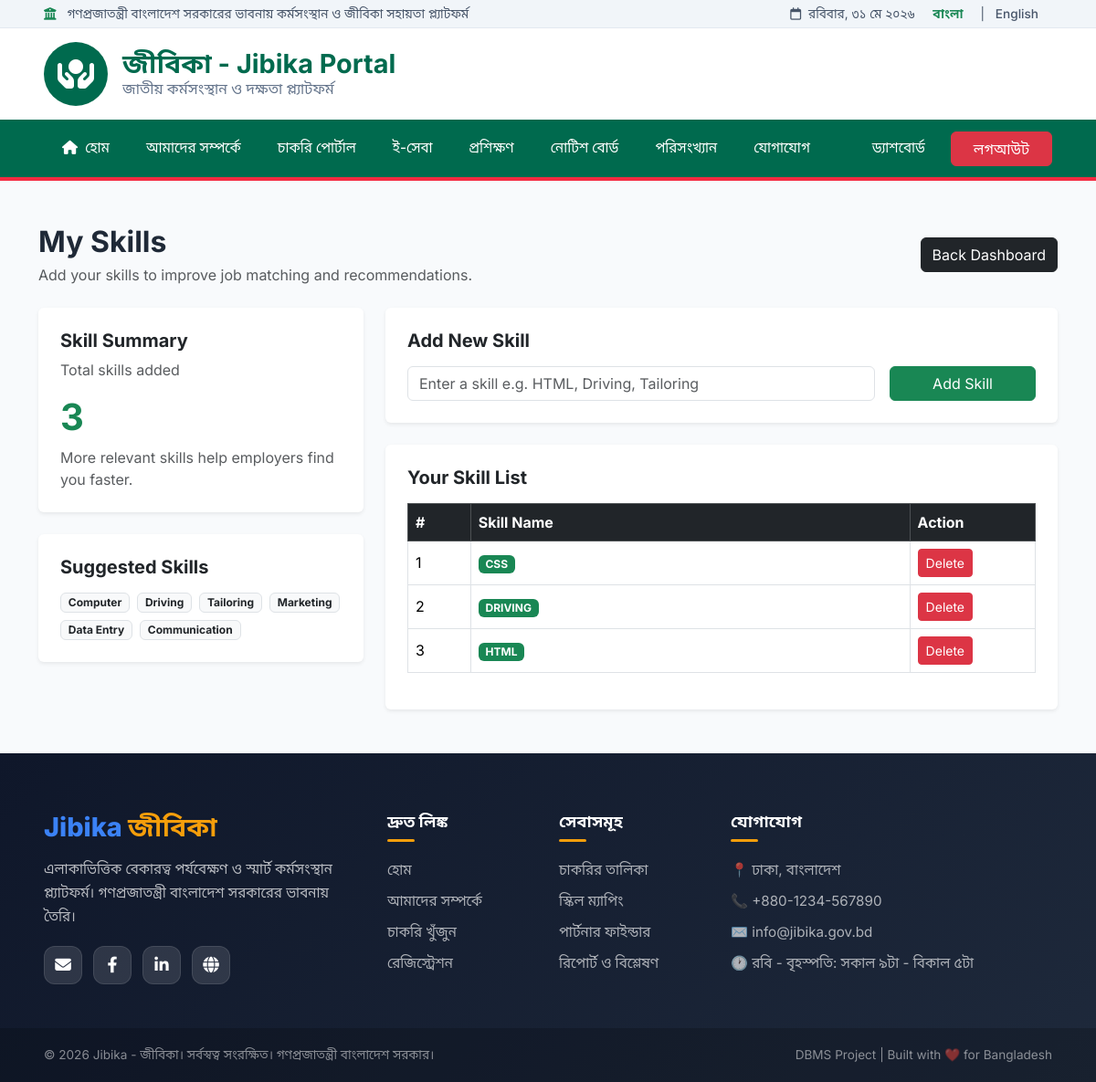
The app's page /main/jobseeker/skills.php (signed in) with its own data.
### tables this page shows
CREATE TABLE `skills` (
  `skill_id` int(11) NOT NULL AUTO_INCREMENT,
  `user_id` int(11) DEFAULT NULL,
  `skill_name` varchar(100) DEFAULT NULL,
  `created_at` timestamp NOT NULL DEFAULT current_timestamp(),
  PRIMARY KEY (`skill_id`),
  KEY `user_id` (`user_id`),
  CONSTRAINT `skills_ibfk_1` FOREIGN KEY (`user_id`) REFERENCES `users` (`user_id`) ON DELETE CASCADE
);

### main/jobseeker/skills.php (the view, shortened to what this page needs)
<?php
include('../assets/config/db.php');
$user_id = $_SESSION['user_id'];
$result = $conn->query("SELECT * FROM skills WHERE user_id='$user_id' ORDER BY skill_id DESC");
$total_skills = ($result) ? $result->num_rows : 0;
?>
<?php include('../includes/header.php'); ?>
<?php include('../includes/navbar.php'); ?>
<div class="container py-5">
    <div class="d-flex justify-content-between align-items-center mb-4 flex-wrap gap-2">
        <div>
            <h2 class="fw-bold mb-1">My Skills</h2>
            <p class="text-muted mb-0">
                Add your skills to improve job matching and recommendations.
            </p>
        </div>
        <a href="dashboard.php" class="btn btn-dark">
            Back Dashboard
        </a>
    </div>
    <div class="row g-4">
        <div class="col-lg-4">
            <div class="card border-0 shadow-sm p-4 mb-4">
                <h5 class="fw-bold mb-2">Skill Summary</h5>
                <p class="text-muted mb-3">Total skills added</p>
                <h1 class="fw-bold text-success">
                    <?php echo $total_skills; ?>
                </h1>
                <p class="mb-0 text-muted">
                    More relevant skills help employers find you faster.
                </p>
            </div>
            <div class="card border-0 shadow-sm p-4">
                <h5 class="fw-bold mb-3">Suggested Skills</h5>
                <div class="d-flex flex-wrap gap-2">
                    <span class="badge bg-light text-dark border">Computer</span>
                    <span class="badge bg-light text-dark border">Driving</span>
                    <span class="badge bg-light text-dark border">Tailoring</span>
                    <span class="badge bg-light text-dark border">Marketing</span>
                    <span class="badge bg-light text-dark border">Data Entry</span>
                    <span class="badge bg-light text-dark border">Communication</span>
                </div>
            </div>
        </div>
        <div class="col-lg-8">
            <div class="card border-0 shadow-sm p-4 mb-4">
                <h5 class="fw-bold mb-3">Add New Skill</h5>
                <form method="POST">
                    <div class="row g-3">
                        <div class="col-md-9">
                            <input
                                type="text"
                                name="skill_name"
                                class="form-control"
                                placeholder="Enter a skill e.g. HTML, Driving, Tailoring"
                                required
                            >
                        </div>
                        <div class="col-md-3 d-grid">
                            <button type="submit" name="add_skill" class="btn btn-success">
                                Add Skill
                            </button>
                        </div>
                    </div>
                </form>
            </div>
            <div class="card border-0 shadow-sm p-4">
                <h5 class="fw-bold mb-3">Your Skill List</h5>
                <?php if ($result && $result->num_rows > 0): ?>
                    <div class="table-responsive">
                        <table class="table table-bordered table-hover align-middle">
                            <thead class="table-dark">
                                <tr>
                                    <th style="width: 10%;">#</th>
                                    <th>Skill Name</th>
                                    <th style="width: 20%;">Action</th>
                                </tr>
                            </thead>
                            <tbody>
                                <?php $serial = 1; ?>
                                <?php while ($row = $result->fetch_assoc()): ?>
                                    <tr>
                                        <td><?php echo $serial++; ?></td>
                                        <td>
                                            <span class="badge bg-success">
                                                <?php echo htmlspecialchars($row['skill_name']); ?>
                                            </span>
                                        </td>
                                        <td>
                                            <a href="skills.php?delete=<?php echo $row['skill_id']; ?>"
                                               class="btn btn-danger btn-sm"
                                               onclick="return confirm('Are you sure you want to delete this skill?')">
                                                Delete
                                            </a>
                                        </td>
                                    </tr>
                                <?php endwhile; ?>
                            </tbody>
                        </table>
                    </div>
                <?php else: ?>
                    <div class="alert alert-warning mb-0">
                        No skills added yet. Add your first skill to improve matching.
                    </div>
                <?php endif; ?>
            </div>
        </div>
    </div>
</div>
<?php include('../includes/footer.php'); ?>

### main/assets/css/style.css (style rules this page uses)
:root { --primary: #2563EB; --primary-dark: #1E40AF; --primary-light: #3B82F6; --accent: #F59E0B; --red: #dc2626; --gold: #F59E0B; --text: #1F2937; --muted: #6b7280; --bg: #F8FAFC; --shadow: 0 10px 30px -10px rgba(37, 99, 235, .15); --shadow-hover: 0 20px 40px -10px rgba(37, 99, 235, .28); --ease: all .4s cubic-bezier(.16, 1, .3, 1) }
body { font-family: 'Inter', 'Noto Sans Bengali', sans-serif; background: var(--bg); color: var(--text); margin: 0; padding: 0; overflow-x: hidden }

### records on screen
skills: skill_name "CSS"
skills: skill_name "DRIVING"
skills: skill_name "HTML"

### other values on screen
$t['gov_text'] "গণপ্রজাতন্ত্রী বাংলাদেশ সরকারের ভাবনায় কর্মসংস্থান ও জীবিকা সহায়তা প্ল্যাটফর্ম"
$t['date'] "রবিবার, ৩১ মে ২০২৬"
$t['gov_subtitle'] "জাতীয় কর্মসংস্থান ও দক্ষতা প্ল্যাটফর্ম"
$t['home'] "হোম"
$t['about'] "আমাদের সম্পর্কে"
$t['job_portal'] "চাকরি পোর্টাল"
$t['eservices'] "ই-সেবা"
$t['trainings'] "প্রশিক্ষণ"
$t['notice'] "নোটিশ বোর্ড"
$t['statistics'] "পরিসংখ্যান"
$t['contact'] "যোগাযোগ"
$t['dashboard'] "ড্যাশবোর্ড"
$t['logout'] "লগআউট"
$total_skills "3"
$ft['desc'] "এলাকাভিত্তিক বেকারত্ব পর্যবেক্ষণ ও স্মার্ট কর্মসংস্থান প্ল্যাটফর্ম। গণপ্রজাতন্ত্রী বাংলাদেশ সরকারের ভাবনায় তৈরি।"
